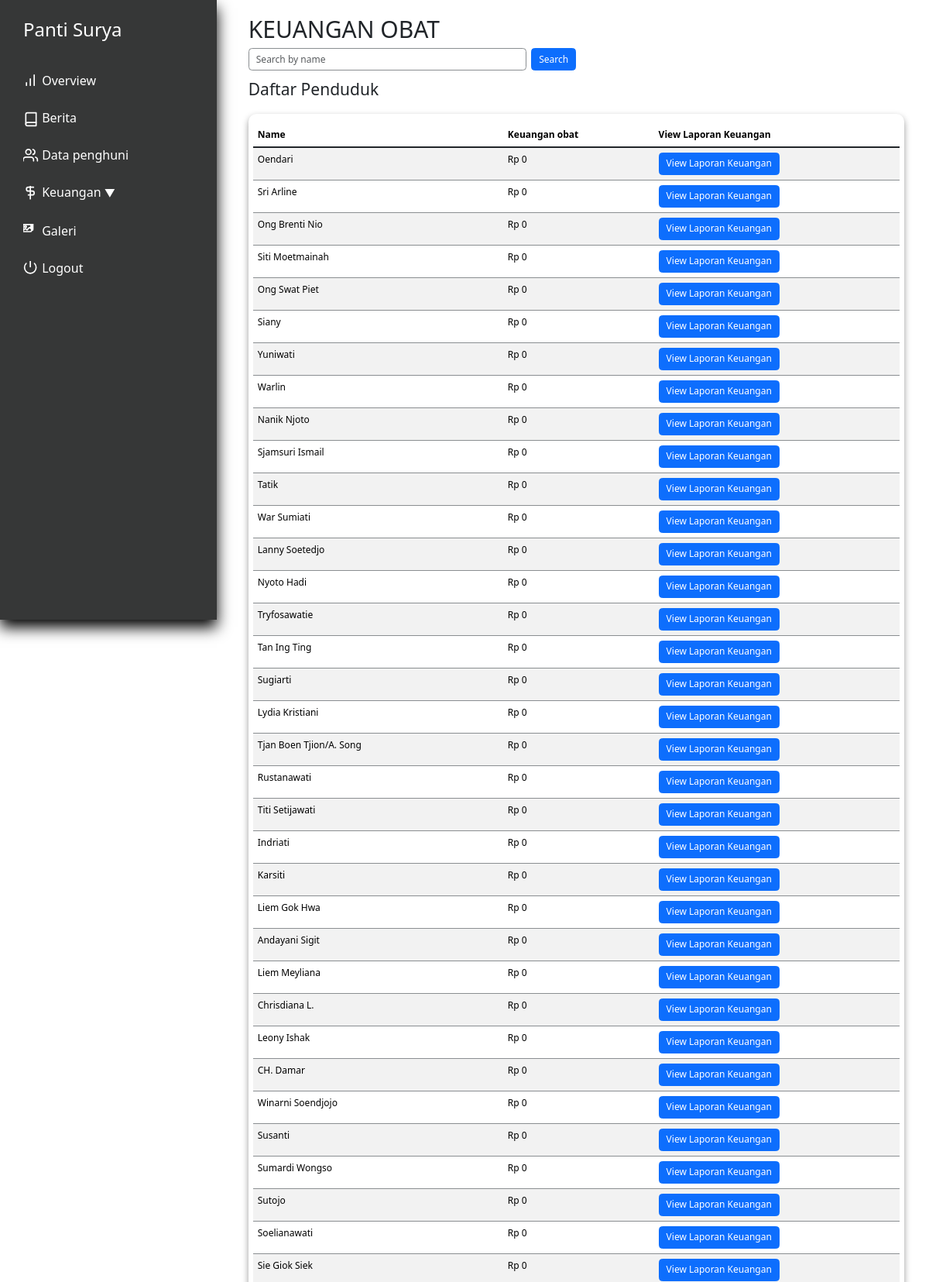
/keuangan_obat.php (signed in, upper part), run on the app's committed database.
### tables this page shows
CREATE TABLE `penduduk` (
  `id` int(11) NOT NULL,
  `nama` varchar(250) NOT NULL,
  `alamat` varchar(100) NOT NULL,
  `tanggal_masuk` date DEFAULT NULL,
  `keuangan_pondokkan` int(11) NOT NULL,
  `keuangan_tabungan` int(11) NOT NULL,
  `keuangan_obat` int(11) NOT NULL,
  `keuangan_total` int(11) NOT NULL,
  `profile_picture` varchar(100) NOT NULL,
  `KTP` varchar(100) DEFAULT NULL,
  `KK` varchar(100) DEFAULT NULL,
  `BPJS` varchar(100) DEFAULT NULL,
  `deposit` int(11) DEFAULT NULL,
  `status` tinyint(1) NOT NULL DEFAULT 0,
  `tempat_lahir` varchar(100) NOT NULL DEFAULT '',
  `agama` varchar(15) NOT NULL DEFAULT ' ',
  `tanggal_lahir` date DEFAULT NULL,
  `nomor_induk` int(11) NOT NULL DEFAULT 0,
  `kwitansi_path` varchar(300) DEFAULT NULL,
  `bukti_path` varchar(300) DEFAULT NULL
);

### utils.php (called while the page is built, shortened)
<?php
class myDB
{
    private $host = "localhost";
    private $username = "root";
    private $password = "";
    private $database = "pantisurya";
    private $db;
    function __construct()
    {
        if ($this->db == null) {
            try {
                $this->db = new PDO("mysql:host=$this->host;dbname=$this->database", $this->username, $this->password);
                $this->db->setAttribute(PDO::ATTR_ERRMODE, PDO::ERRMODE_EXCEPTION);
            } catch (PDOException $e) {
                echo "Connection failed: " . $e->getMessage();
            }
        }
    }
    public function prepare($query)
    {
        return $this->db->prepare($query);
    }
    function getAllPenduduk()
    {
        $query = "SELECT * FROM penduduk WHERE status=0 ORDER BY nomor_induk";
        $res = $this->db->prepare($query);
        $res->execute();
        return $res;
    }
    function formatRupiah($number) {
        return 'Rp ' . number_format($number, 0, ',', '.');
    }
}

### keuangan_obat.php (the view, shortened to what this page needs)
<?php
require "utils.php";
$db = new myDB();
$stmt_all_residents = $db->getAllPenduduk();
$residents = $stmt_all_residents->fetchAll(PDO::FETCH_ASSOC);
?>
<!DOCTYPE html>
<html lang="en">
<head>
    <?php include "layout/stylejquerynbs5.php" ?>
    <link rel="stylesheet" href="layout/indexstyle.css">
    <link rel="stylesheet" href="layout/styledatasiswa.css">
</head>
<body>
    <div class="app">
        <div class="dashboard">
            <?php include 'nav.php'?>
            <div class="main">
                <div class="pad">
                    <h1>KEUANGAN OBAT</h1>
                    <div class="search-bar">
                        <form method="POST" class="d-flex">
                            <input type="text" name="search" placeholder="Search by name" class="form-control me-2">
                            <button type="submit" class="btn btn-primary">Search</button>
                        </form>
                    </div>
                    <div class="residents-table">
                        <h3 style="padding: 1rem; padding-left: 0;">Daftar Penduduk</h3>
                        <div class="content">
                            <table class="table table-striped">
                                <thead>
                                    <tr>
                                        <th>Name</th>
                                        <th>Keuangan obat</th>
                                        <th>View Laporan Keuangan</th>
                                    </tr>
                                </thead>
                                <tbody class="table-group-divider">
                                    <?php foreach($residents as $resident): ?>
                                    <tr>
                                        <td><?php echo $resident['nama']; ?></td>
                                        <td><?php echo $db->formatRupiah($resident['keuangan_obat']); ?></td>
                                        <td><button onclick="window.location.href='laporanobat.php?id=<?php echo $resident['id']; ?>'" class="btn btn-primary">View Laporan Keuangan</button></td>
                                    </tr>
                                    <?php endforeach; ?>
                                </tbody>
                            </table>
                        </div>
                    </div>
                </div>
            </div>
        </div>
    </div>
</body>
</html>

### layout/indexstyle.css (style rules this page uses)
:root { --side-nav-width: 280px; --bs-border-color: #8a8e91; font-family: 'Roboto', sans-serif; }
* { box-sizing: border-box; margin: 0; padding: 0; }
.pad { padding: 1.7rem; }
.dashboard { display: flex; flex-direction: row; gap: 1.7rem; }
.content { padding: 1rem 0.5rem; gap: 1rem; background-color: #363737; }
.main { flex: 1; min-height: 100vh; }
.content { display: flex; }
@media (max-width: 1366px) { html { font-size: 75%; } }

### layout/styledatasiswa.css (style rules this page uses)
.main { margin-right: 1rem; }
.d-flex { width: 50%; }
.main .content { border-radius: 10px; background-color: #ffff; box-shadow: 0px 4px 8px rgba(0, 0, 0, 0.4); margin-bottom: 20px; display: flex; flex-direction: column; align-items: center; }

### data on the page
penduduk: nama "Oendari", keuangan_obat "Rp 0"
penduduk: nama "Sri Arline", keuangan_obat "Rp 0"
penduduk: nama "Ong Brenti Nio", keuangan_obat "Rp 0"
penduduk: nama "Siti Moetmainah", keuangan_obat "Rp 0"
penduduk: nama "Ong Swat Piet", keuangan_obat "Rp 0"
penduduk: nama "Siany", keuangan_obat "Rp 0"
penduduk: nama "Yuniwati", keuangan_obat "Rp 0"
penduduk: nama "Warlin", keuangan_obat "Rp 0"
penduduk: nama "Nanik Njoto", keuangan_obat "Rp 0"
penduduk: nama "Sjamsuri Ismail", keuangan_obat "Rp 0"
penduduk: nama "Tatik", keuangan_obat "Rp 0"
penduduk: nama "War Sumiati", keuangan_obat "Rp 0"
penduduk: nama "Lanny Soetedjo", keuangan_obat "Rp 0"
penduduk: nama "Nyoto Hadi", keuangan_obat "Rp 0"
penduduk: nama "Tryfosawatie", keuangan_obat "Rp 0"
penduduk: nama "Tan Ing Ting", keuangan_obat "Rp 0"
penduduk: nama "Sugiarti", keuangan_obat "Rp 0"
penduduk: nama "Lydia Kristiani", keuangan_obat "Rp 0"
penduduk: nama "Tjan Boen Tjion/A. Song", keuangan_obat "Rp 0"
penduduk: nama "Rustanawati", keuangan_obat "Rp 0"
penduduk: nama "Titi Setijawati", keuangan_obat "Rp 0"
penduduk: nama "Indriati", keuangan_obat "Rp 0"
penduduk: nama "Karsiti", keuangan_obat "Rp 0"
penduduk: nama "Liem Gok Hwa", keuangan_obat "Rp 0"
penduduk: nama "Andayani Sigit", keuangan_obat "Rp 0"
penduduk: nama "Liem Meyliana", keuangan_obat "Rp 0"
penduduk: nama "Chrisdiana L.", keuangan_obat "Rp 0"
penduduk: nama "Leony Ishak", keuangan_obat "Rp 0"
penduduk: nama "CH. Damar", keuangan_obat "Rp 0"
penduduk: nama "Winarni Soendjojo", keuangan_obat "Rp 0"
penduduk: nama "Susanti", keuangan_obat "Rp 0"
penduduk: nama "Sumardi Wongso", keuangan_obat "Rp 0"
penduduk: nama "Sutojo", keuangan_obat "Rp 0"
penduduk: nama "Soelianawati", keuangan_obat "Rp 0"
penduduk: nama "Sie Giok Siek", keuangan_obat "Rp 0"
